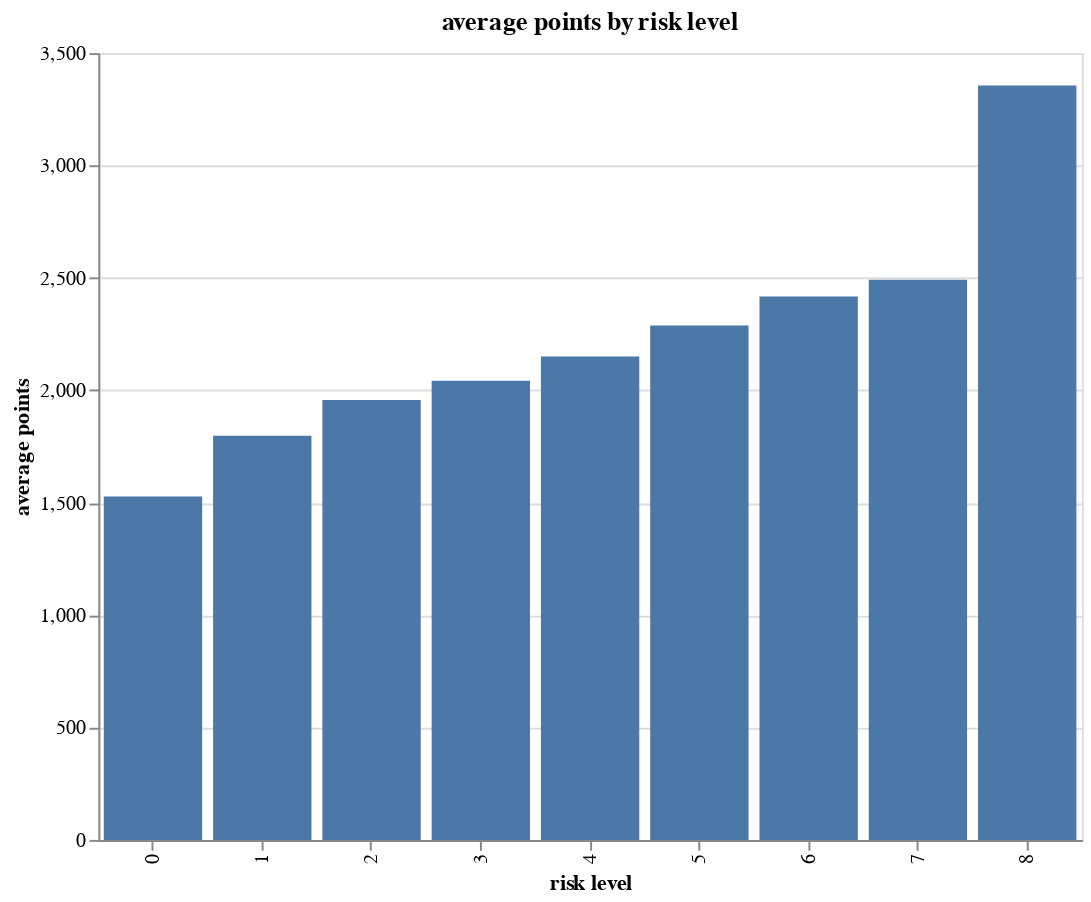

Source (notebook cell):
### Code cell
alt.Chart(points_mean).mark_bar().encode(
    x=alt.Y('RunId:N', title='risk level'),
    y=alt.Y('points', title='average points'),
).properties(
    title='average points by risk level',
    width=500,
    height=400
)

### Figure 1 — Vega-Lite specification as saved in the notebook (floating-point values rounded to 4 significant figures)
{"config": {"view": {"continuousWidth": 300, "continuousHeight": 300}}, "data": {"name": "data-e0ce79ecc6a42d3e450bc20dddc85031"}, "mark": {"type": "bar"}, "encoding": {"x": {"field": "RunId", "title": "risk level", "type": "nominal"}, "y": {"field": "points", "title": "average points", "type": "quantitative"}}, "height": 400, "title": "average points by risk level", "width": 500, "$schema": "https://vega.github.io/schema/vega-lite/v5.14.1.json", "datasets": {"data-e0ce79ecc6a42d3e450bc20dddc85031": [{"RunId": 0, "points": 1528.0}, {"RunId": 1, "points": 1797.0}, {"RunId": 2, "points": 1957.0}, {"RunId": 3, "points": 2043.0}, {"RunId": 4, "points": 2150.0}, {"RunId": 5, "points": 2288.0}, {"RunId": 6, "points": 2417.0}, {"RunId": 7, "points": 2492.0}, {"RunId": 8, "points": 3355.0}]}}
